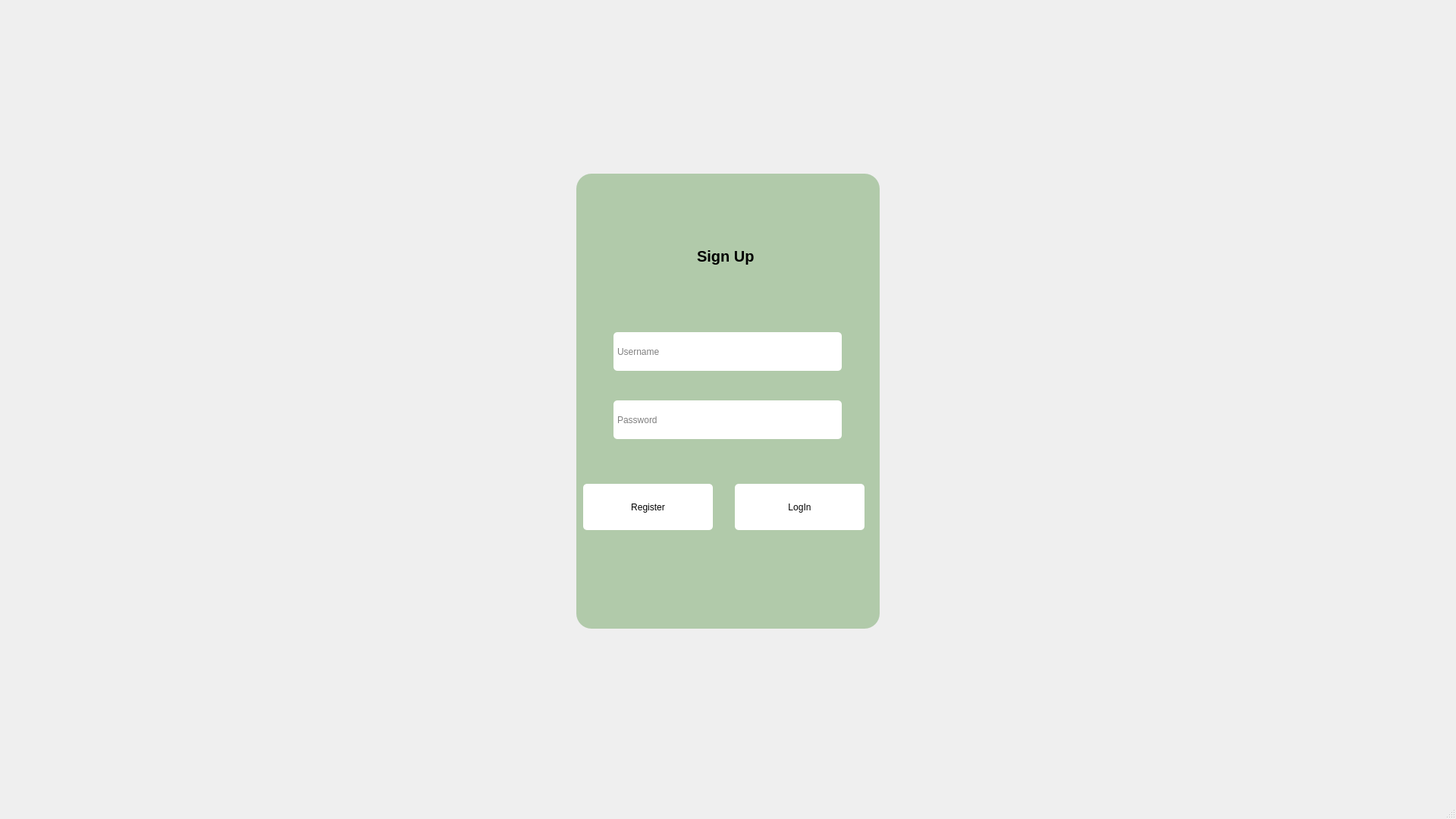
<?xml version="1.0" encoding="UTF-8"?>
<ui version="4.0">
 <class>MainWindow</class>
 <widget class="QMainWindow" name="MainWindow">
  <property name="geometry">
   <rect>
    <x>0</x>
    <y>0</y>
    <width>1920</width>
    <height>1080</height>
   </rect>
  </property>
  <property name="windowTitle">
   <string>MainWindow</string>
  </property>
  <property name="styleSheet">
   <string notr="true">#centralwidget{
background-image: url(:/images/images/firstfon.jpg);
}
#widget{
background-color:rgb(177,202,170);
border-radius:20px;
}
</string>
  </property>
  <widget class="QWidget" name="centralwidget">
   <layout class="QVBoxLayout" name="verticalLayout">
    <item alignment="Qt::AlignHCenter">
     <widget class="QWidget" name="widget" native="true">
      <property name="minimumSize">
       <size>
        <width>400</width>
        <height>600</height>
       </size>
      </property>
      <property name="maximumSize">
       <size>
        <width>400</width>
        <height>600</height>
       </size>
      </property>
      <property name="styleSheet">
       <string notr="true"/>
      </property>
      <layout class="QVBoxLayout" name="verticalLayout_2">
       <item>
        <widget class="QStackedWidget" name="stackedWidget">
         <property name="styleSheet">
          <string notr="true">background-color:rgb(177,202,170);
border-radius:5px;</string>
         </property>
         <widget class="QWidget" name="page">
          <widget class="QLabel" name="label1">
           <property name="geometry">
            <rect>
             <x>150</x>
             <y>80</y>
             <width>131</width>
             <height>41</height>
            </rect>
           </property>
           <property name="font">
            <font>
             <pointsize>15</pointsize>
             <weight>75</weight>
             <bold>true</bold>
            </font>
           </property>
           <property name="text">
            <string>&lt;html&gt;&lt;head/&gt;&lt;body&gt;&lt;p&gt;&lt;span style=&quot; color:#000000;&quot;&gt;Sign Up&lt;/span&gt;&lt;/p&gt;&lt;/body&gt;&lt;/html&gt;</string>
           </property>
          </widget>
          <widget class="QPushButton" name="sign_upButton">
           <property name="geometry">
            <rect>
             <x>0</x>
             <y>400</y>
             <width>171</width>
             <height>61</height>
            </rect>
           </property>
           <property name="styleSheet">
            <string notr="true">background-color:rgb(255, 255, 255);
	padding:10px 5px;
	border-radius:5px;</string>
           </property>
           <property name="text">
            <string>Register</string>
           </property>
          </widget>
          <widget class="QPushButton" name="sign_inButton">
           <property name="geometry">
            <rect>
             <x>200</x>
             <y>400</y>
             <width>171</width>
             <height>61</height>
            </rect>
           </property>
           <property name="styleSheet">
            <string notr="true">background-color:rgb(255, 255, 255);
	padding:10px 5px;
	border-radius:5px;</string>
           </property>
           <property name="text">
            <string>LogIn</string>
           </property>
          </widget>
          <widget class="QLineEdit" name="LoginEdit">
           <property name="geometry">
            <rect>
             <x>40</x>
             <y>200</y>
             <width>301</width>
             <height>51</height>
            </rect>
           </property>
           <property name="sizePolicy">
            <sizepolicy hsizetype="Expanding" vsizetype="Fixed">
             <horstretch>0</horstretch>
             <verstretch>0</verstretch>
            </sizepolicy>
           </property>
           <property name="styleSheet">
            <string notr="true">background-color:rgb(255, 255, 255);
padding:5px 3px;
border-radius:5px;</string>
           </property>
           <property name="placeholderText">
            <string>Username</string>
           </property>
          </widget>
          <widget class="QLabel" name="errorLabel">
           <property name="geometry">
            <rect>
             <x>10</x>
             <y>480</y>
             <width>351</width>
             <height>51</height>
            </rect>
           </property>
           <property name="text">
            <string/>
           </property>
          </widget>
          <widget class="QLineEdit" name="PasswordEdit">
           <property name="geometry">
            <rect>
             <x>40</x>
             <y>290</y>
             <width>301</width>
             <height>51</height>
            </rect>
           </property>
           <property name="sizePolicy">
            <sizepolicy hsizetype="Expanding" vsizetype="Fixed">
             <horstretch>0</horstretch>
             <verstretch>0</verstretch>
            </sizepolicy>
           </property>
           <property name="styleSheet">
            <string notr="true">background-color:rgb(255, 255, 255);
padding:5px 3px;
border-radius:5px;</string>
           </property>
           <property name="placeholderText">
            <string>Password</string>
           </property>
          </widget>
         </widget>
         <widget class="QWidget" name="page_2"/>
        </widget>
       </item>
      </layout>
     </widget>
    </item>
   </layout>
  </widget>
  <widget class="QMenuBar" name="menubar">
   <property name="geometry">
    <rect>
     <x>0</x>
     <y>0</y>
     <width>1920</width>
     <height>26</height>
    </rect>
   </property>
  </widget>
  <widget class="QStatusBar" name="statusbar"/>
 </widget>
 <resources>
  <include location="qtimages/photo.qrc"/>
 </resources>
 <connections/>
</ui>
